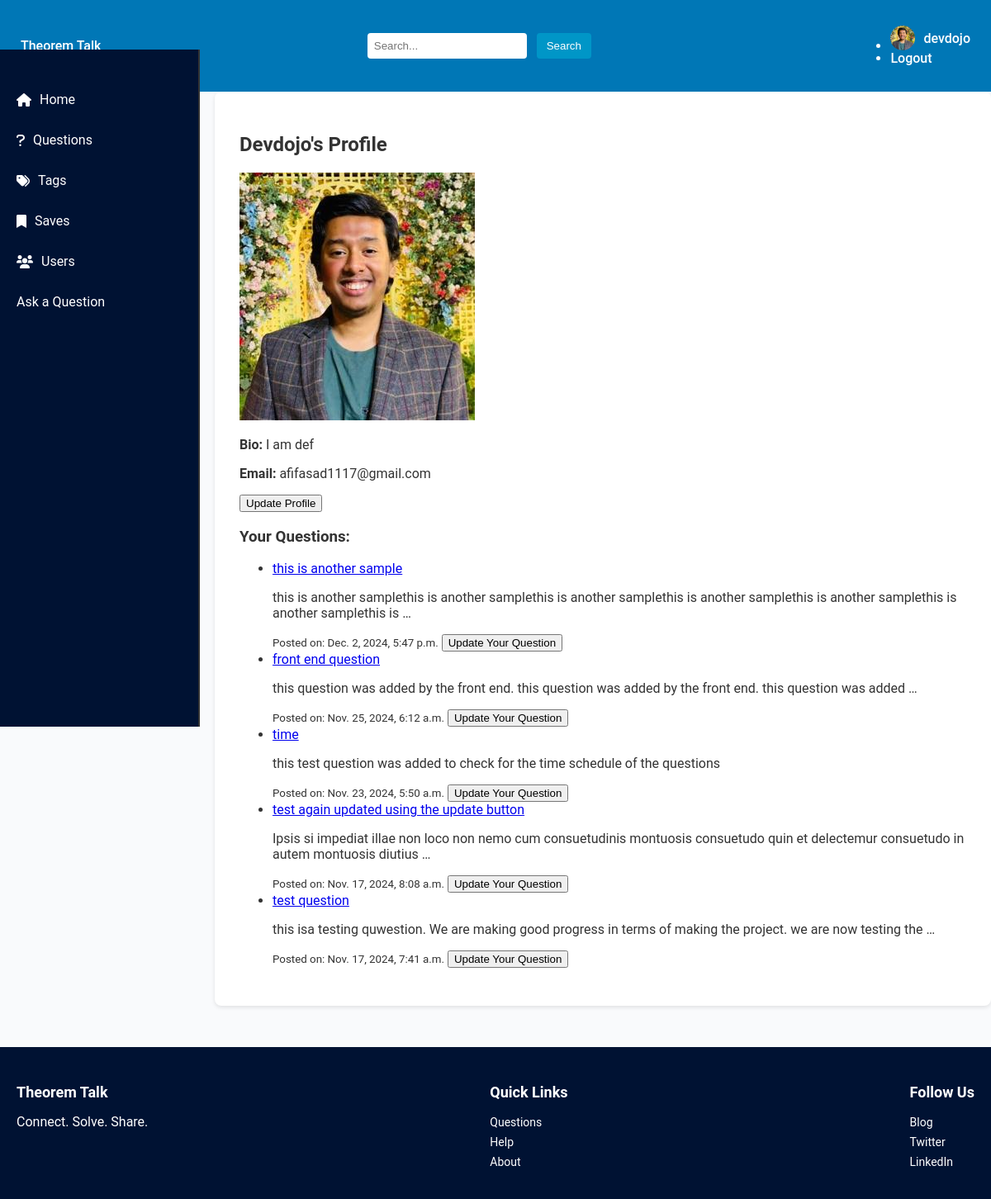
The page /profile/ (signed in) on the database as committed earlier.
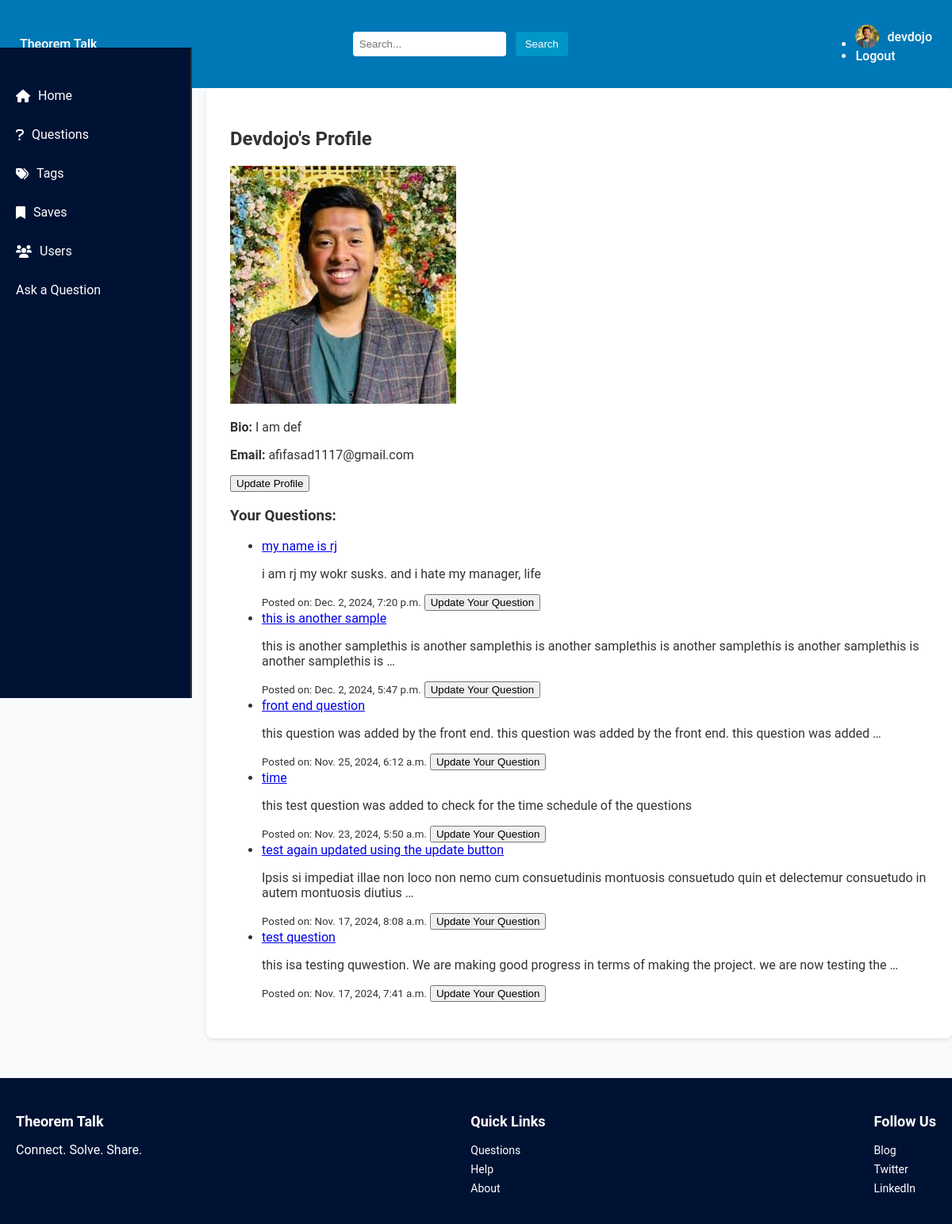
The same page on the database as committed later.
### user/models.py (models this page shows, shortened)
class Profile(models.Model):
  user = models.OneToOneField(User, on_delete=models.CASCADE)
  bio = models.CharField(max_length=1000, default="")
  email = models.EmailField(default="")
  image = models.ImageField(default="profile_pic/default.jpg", upload_to="profile_pic")

### base/models.py (models this page shows, shortened)
class Question(models.Model):
  user = models.ForeignKey(User, on_delete=models.CASCADE)
  title = models.CharField(max_length=1000)
  content = models.TextField(null=True, blank=True)
  date_created = models.DateTimeField(default=timezone.now)
  class Meta:
    ordering = ['-date_created']

### user/views.py (the view)
# urls.py: path('profile/', user_views.profile, name = "profile"),
@login_required
def profile(request):
  user_questions = Question.objects.filter(user=request.user)  # Get all questions from the logged-in user
  return render(request, 'users/profile.html', {'questions': user_questions})

### user/templates/users/profile.html
{% extends "base.html" %}
{% block content %}
<div class="profile">
  <h2>{{ user.username|title }}'s Profile</h2>
  <img src="{{ user.profile.image.url }}" alt="{{ user.username }}'s Profile Picture">
  <p><strong>Bio:</strong> {{ user.profile.bio }}</p>
  <p><strong>Email:</strong> {{ user.email }}</p>
  <a href="{% url 'update_profile' %}">
    <button>Update Profile</button>
  </a>
  <h3>Your Questions:</h3>
  {% if questions %}
    <ul>
      {% for question in questions %}
        <li>
          <a href="{% url 'base:question_detail' question.id %}">{{ question.title }}</a>
          <p>{{ question.content|truncatewords:20 }}</p>
          <small>Posted on: {{ question.date_created }}</small>
          {% if question.user == user %}
            <a href="{% url 'base:question_update' question.id %}">
              <button>Update Your Question</button>
            </a>
          {% endif %}
      {% endfor %}
    </ul>
  {% else %}
    <p>You haven't posted any questions yet.</p>
  {% endif %}
</div>
{% endblock %}

### templates/base.html (shortened to what this page needs)
{% load static %}
<!DOCTYPE html>
<html lang="en">
  <head>
    <link rel="stylesheet" href="{% static 'css/base.css' %}">
    <link rel="stylesheet" href="https://cdnjs.cloudflare.com/ajax/libs/font-awesome/6.0.0-beta3/css/all.min.css">
  </head>
  <body>
    <nav class="navbar">
      <a href="/" class="navbar-brand">Theorem Talk</a>
      <div class="navbar-search">
        <input type="text" placeholder="Search..." />
        <button type="submit">Search</button>
      </div>
      <ul class="navbar-nav">
        {% if user.is_authenticated %}
          <li>
            <a href="{% url 'profile' %}">
              <img src="{{ user.profile.image.url }}" alt="Profile" class="profile-pic">
              {{ user.username }}
            </a>
          </li>
          <li><a href="{% url 'logout' %}">Logout</a></li>
        {% else %}
          <li><a href="{% url 'login' %}">Login</a> / <a href="{% url 'register' %}">Sign Up</a></li>
        {% endif %}
      </ul>
    </nav>
    <aside class="sidebar">
      <ul>
        <li><a href="/"><i class="fas fa-home"></i> Home</a></li>
        <li><a href="{% url 'base:question_list' %}"><i class="fas fa-question"></i> Questions</a></li>
        <li><a href="#"><i class="fas fa-tags"></i> Tags</a></li>
        <li><a href="#"><i class="fas fa-bookmark"></i> Saves</a></li>
        <li><a href="{% url 'list_users' %}"><i class="fas fa-users"></i> Users</a></li>
        <li><a href="{% url 'base:question_create' %}" class="btn btn-primary">Ask a Question</a></li>
      </ul>
    </aside>
    <main class="main-content">
      {% block content %}{% endblock %}
    </main>
    <footer class="footer">
      <div>
        <h4>Theorem Talk</h4>
        <p>Connect. Solve. Share.</p>
      </div>
      <div>
        <h4>Quick Links</h4>
        <ul>
          <li><a href="#">Questions</a></li>
          <li><a href="#">Help</a></li>
          <li><a href="#">About</a></li>
        </ul>
      </div>
      <div>
        <h4>Follow Us</h4>
        <ul>
          <li><a href="#">Blog</a></li>
          <li><a href="#">Twitter</a></li>
          <li><a href="#">LinkedIn</a></li>
        </ul>
      </div>
    </footer>
  </body>
</html>

### static/css/base.css (style rules this page uses)
body { margin: 0; font-family: 'Roboto', Arial, sans-serif; background-color: #f9fafc; color: #333; }
.navbar { display: flex; justify-content: space-between; align-items: center; padding: 15px 25px; background-color: #0077b6; color: #ffffff; }
.navbar a { text-decoration: none; color: white; font-weight: 500; display: flex; align-items: center; }
.navbar a img { width: 30px; height: 30px; border-radius: 50%; margin-right: 10px; }
.navbar-search input { padding: 8px; border: none; border-radius: 4px; }
.navbar-search button { background-color: #0096c7; color: #ffffff; border: none; padding: 8px 12px; margin-left: 8px; cursor: pointer; border-radius: 4px; transition: background-color 0.3s; }
.sidebar { width: 240px; position: fixed; top: 60px; left: 0; background-color: #001233; height: 100vh; padding-top: 20px; border-right: 2px solid #333; }
.sidebar ul { list-style: none; padding: 0; }
.sidebar ul li a { display: flex; align-items: center; padding: 15px 20px; color: white; text-decoration: none; transition: background 0.3s; font-size: 16px; }
.sidebar ul li a i { margin-right: 10px; }
.main-content { margin-left: 260px; padding: 30px; max-width: 900px; background-color: #fff; border-radius: 8px; box-shadow: 0 2px 5px rgba(0, 0, 0, 0.1); }
.footer { display: flex; justify-content: space-between; padding: 20px; background-color: #001233; color: white; position: relative; margin-top: 50px; }
.footer h4 { font-size: 18px; margin-bottom: 10px; }
.footer ul { list-style: none; padding: 0; }
.footer ul li { margin-bottom: 5px; }
.footer ul li a { text-decoration: none; color: white; font-size: 14px; }

Rows that differ between the two databases and show on the page:
added Question: title "my name is rj", content "i am rj my wokr susks. and i hate my manager, life", date_created "Dec. 2, 2024, 7:20 p.m.", shows "Update Your Question"
